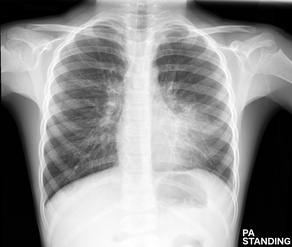
#> input picture EIT_Expert3D/pneumo.jpg, 292 x 247 px, shrunk from 1024 x 867 before the run, given in place of pawn.jpeg, which was not available
$ jupyter execute first_steps_image_processing.ipynb   (text cells are left out)
#> lines starting #> are read from the running program, lines starting #| are printed output that depends on the picture; pictures that were not available may be replaced by others from this repository, and a replacement may not be noted
[cell 1]
from google.colab import files # load skimage libraries
import io
uploaded = files.upload()
#> the answer given: pneumo.jpg

[cell 2]
import skimage as sk # load skimage libraries
from skimage import io
I = sk.io.imread('/content/pawn.jpeg') # read image using imread function
#> I is the input picture: shape (247, 292, 3); min 0, max 255, mean 145.4

[cell 3]
I.shape
#> Out = (247, 292, 3)

[cell 4]
print('The image has {} x {} pixels and {} color channels'.format(I.shape[0],I.shape[1],I.shape[2]))
#| The image has 247 x 292 pixels and 3 color channels

[cell 5]
import matplotlib.pyplot as plt

fig = plt.figure(figsize=(10,6))
sk.io.imshow(I) # visualize image using imshow function
sk.io.show()

[cell 6]
from skimage.color import rgb2gray # conversion de RGB a escala de grises
from skimage.util import img_as_ubyte # conversion de un dato real a uint8 [0,255]

Igray = img_as_ubyte(rgb2gray(I)) # convert from RGB to grayscale

[cell 7]
Igray.shape
#> Out = (247, 292)

[cell 8]
Igray.dtype

[cell 9]
import matplotlib.pyplot as plt

fig = plt.figure(figsize=(10,6))
sk.io.imshow(Igray) # visualize image using imshow function
sk.io.show()

[cell 10]
from skimage.filters import median # load the filter

from skimage.morphology import disk # load the function to define local neighborhood

sel5 = disk(25) # structuring element disk radius 5 pixels
Ifiltered = median(Igray, sel5) #Apply the median filter to obtain the filtered image
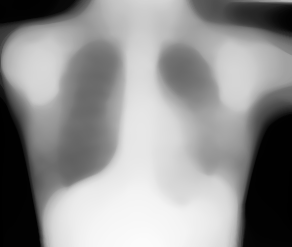
#> Ifiltered: shape (247, 292); min 0, max 251, mean 145.3

fig = plt.figure(figsize=(10,6))
sk.io.imshow(Ifiltered) # visualize image using imshow function
sk.io.show()

[cell 11]
fig = plt.figure(figsize=(14,12))
ax = fig.add_subplot(121)
ax = sk.io.imshow(Igray)
ax1 = fig.add_subplot(122)
ax1 = sk.io.imshow(Ifiltered) # visualize image using imshow function
plt.show()
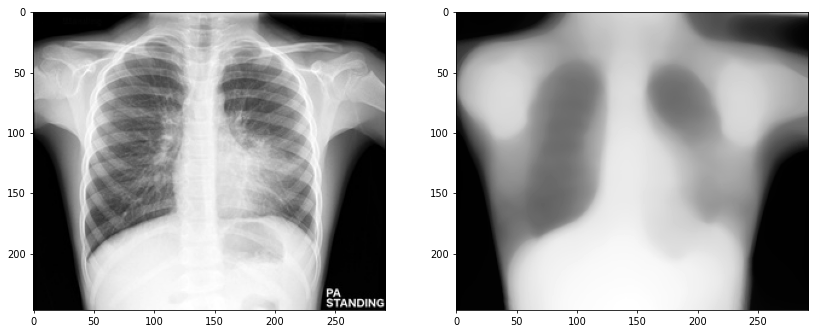
#> figure drawn by matplotlib, 2 panels

[cell 12]
from skimage.filters import gaussian # load the filter

Igaussian2 = gaussian(Igray,sigma=2)
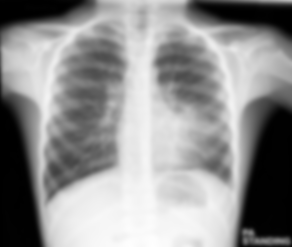
#> Igaussian2: shape (247, 292) float64; min 7.73e-07, max 0.997, mean 0.57
Igaussian10 = gaussian(Igray,sigma=10)
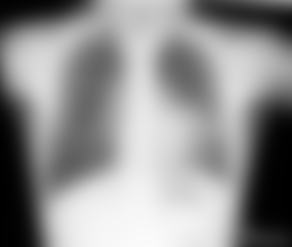
#> Igaussian10: shape (247, 292) float64; min 0.00196, max 0.985, mean 0.57

fig = plt.figure(figsize=(12,14))
ax = fig.add_subplot(131)
ax = sk.io.imshow(Igray)
plt.title('original')
ax1 = fig.add_subplot(132)
ax1 = sk.io.imshow(Igaussian2) # visualize image using imshow function
plt.title('Gaussian filter (sigma=2)')
ax2 = fig.add_subplot(133)
ax2 = sk.io.imshow(Igaussian10) # visualize image using imshow function
plt.title('Gaussian filter (sigma=10)')
plt.show()

[cell 13]
Igd = sk.io.imread('/content/drive/MyDrive/PIB_EEBE/dog_image.jpg')
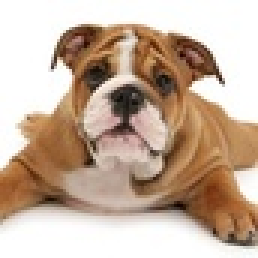
#> input picture EIT_Expert3D/dog_image.jpg, 86 x 86 px, shrunk from 300 x 300 before the run, found by its file name (shown 3 times larger)
#> Igd is the input picture: shape (86, 86, 3); mean R, G, B 198.4, 176.1, 158.1
fig = plt.figure(figsize=(10,6))
sk.io.imshow(Igd) # visualize image using imshow function
sk.io.show()
